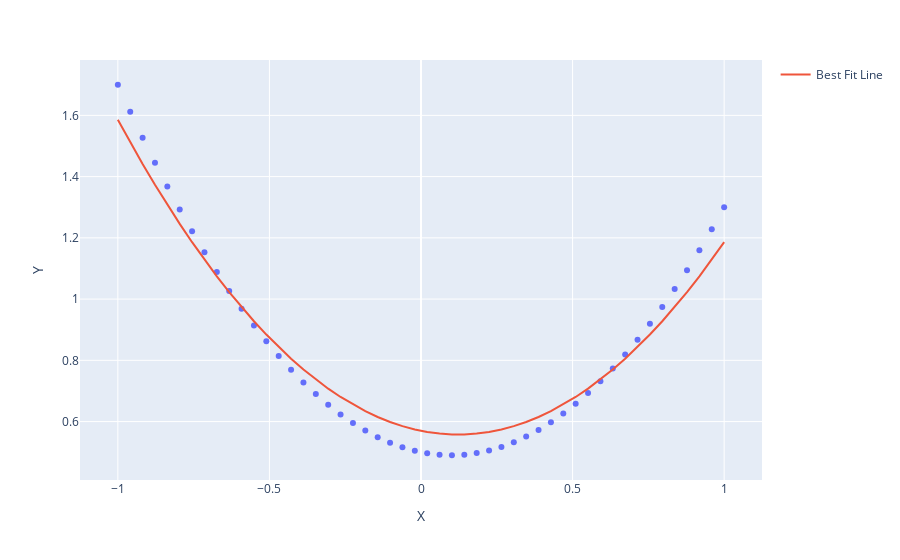

The notebook cell saved with this chart:
### Markdown cell above
Did we estimate the model correctly?  Let's visualize the predictions.

### Code cell
fig = px.scatter(x=toy_x.numpy(), y=toy_y.numpy())
# Add the line of best fit.
fig.add_trace(go.Scatter(x=toy_x.numpy(), y=yhat.numpy(), name='Best Fit Line' ))
# Axis Labels
fig.update_xaxes(title_text="X")
fig.update_yaxes(title_text="Y")
